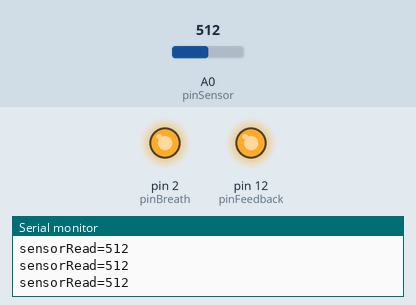
A sketch run on a simulated Arduino Uno, built with avr-gcc and run on an emulated ATmega328P. Parts: output pins drawn as LEDs (lit = HIGH), the last lines printed to the serial monitor. Inputs (shaded band) come from the test bench; at power-on: A0 (pinSensor) = 512.

Above: at 1.2 s.
1.3 s: A0 (pinSensor) set to 207
4.3 s: A0 (pinSensor) set to 183
At 4.9 s:
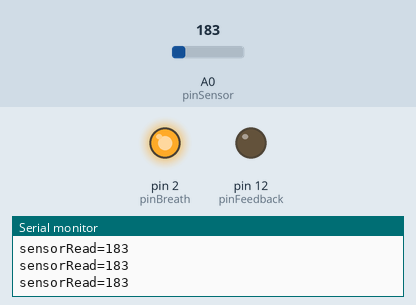
5.8 s: A0 (pinSensor) set to 210
At 6.5 s:
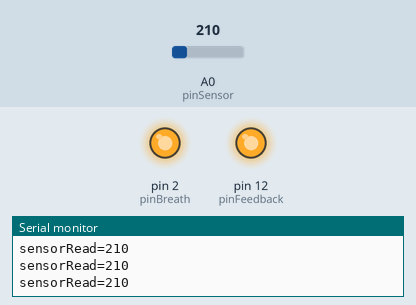
8.8 s: A0 (pinSensor) set to 190
At 9.8 s:
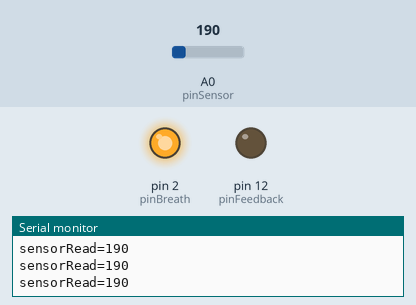
Timing chart, 0 to 11.8 s (numbered marks = the images above; inputs shaded):
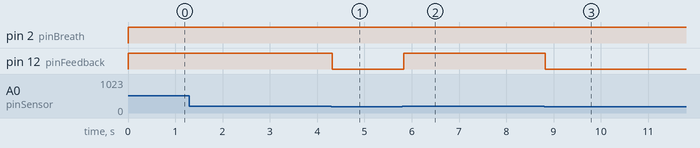

Measured:
- the behaviour switches between 200 and 199 on A0 (pinSensor) (found by bisection; images 0 and 1)
- after the input at 4.3 s, pin 12 (pinFeedback): HIGH → LOW at once
- after the input at 5.8 s, pin 12 (pinFeedback): LOW → HIGH at once
- after the input at 8.8 s, pin 12 (pinFeedback): HIGH → LOW at once

The sketch:

cpr_sim.ino
```cpp
int pinBreath;
int pinSensor;
int pinFeedback;
int sensorRead;
int thresholdLow;
int thresholdMid;
int thresholdHigh;
unsigned long time;

// Breathing light function for frequency reference
// 600 ms interval roughly translate into 100 ticks per minute
int breathingLight(int min, int max, int frequency){
  float angle = (millis() % frequency) / (float)frequency * M_PI;
  float sine = sin(angle);
  return map(sine * 1000, -1000, 1000, min, max);
}

void setup() {
  pinBreath = 2;
  pinSensor = A0;
  pinFeedback = 12;
  sensorRead = 0;
  thresholdLow = 100;
  thresholdMid = 200;
  thresholdHigh = 255;
  Serial.begin(9600);
  pinMode(pinBreath, OUTPUT);
  pinMode(pinFeedback, OUTPUT);
}

void loop() {
  // Frequency lights
  int output = breathingLight(1, 255, 600);
  analogWrite(pinBreath, output);

  // Sensor reading for debugging, check serial monitor
  sensorRead = analogRead(pinSensor);
  constrain(sensorRead, 0, 255);
  Serial.print("sensorRead=");
  Serial.print(sensorRead);
  Serial.print('\n');

  // Feedback lights
  if(sensorRead >= thresholdHigh){
    analogWrite(pinFeedback, 255);
  }else if(sensorRead < thresholdHigh && sensorRead >= thresholdMid){
    analogWrite(pinFeedback, 128);
  }else{
    analogWrite(pinFeedback, 1);
  }
}
```
